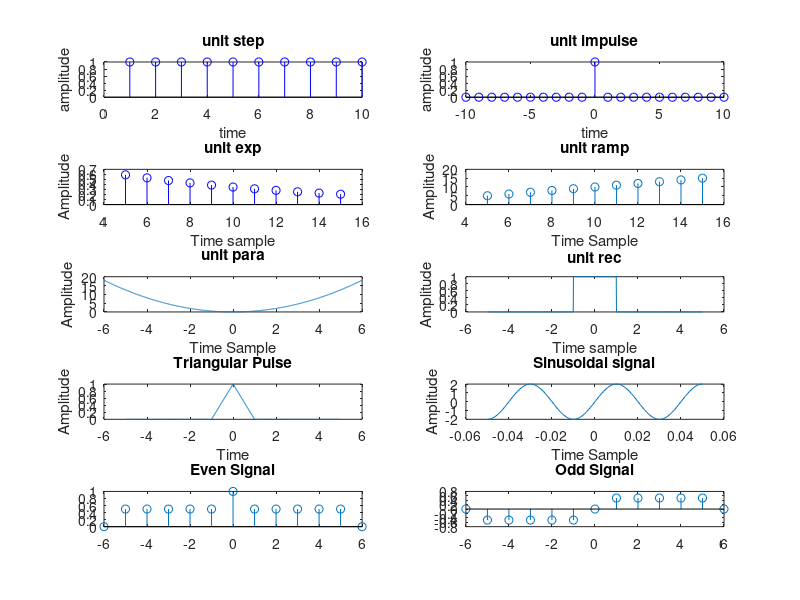

Reproduce this figure in MATLAB.

clc;
clear all;
close all;
% Unit step signal:
N=10;t=1:10;
x=ones(1,N);
subplot(5,2,1);
stem(t,x,'b');
xlabel('time');ylabel('amplitude');
title('unit step');
%Unit impulse signal
t=-10:1:10;x=(t==0);
subplot(5,2,2);stem(t,x,'b');
xlabel('time');ylabel('amplitude');
title('unit impulse');
%Exponential signal
n=5:15;x_n=(0.9).^n;
subplot(5,2,3);stem(n,x_n,'b');
xlabel('Time sample');ylabel('Amplitude');
title('unit exp');
%Unit ramp signal
t=-20:20;ramp_n=(n>=0).*n;
subplot(5,2,4);stem(n, ramp_n); 
xlabel('Time Sample');ylabel('Amplitude')
title('unit ramp'); 
%Unit parabolic signal
t=-6:0.01:6; parabola = 0.5 *(t.^2);
subplot(5,2,5);plot(t, parabola);
xlabel('Time Sample');ylabel('Amplitude') 
title('unit para'); 
%Unit rectangle pulse
n=-5:0.01:5;width=2;
x_n=rectpuls(n,width);subplot(5,2,6);plot(n,x_n);
xlabel('Time sample');ylabel('Amplitude');
title('unit rec'); 
%Triangular signal
x = -5:0.01:5;width=2;
y=tripuls(x,width);subplot(5,2,7);plot(x,y); 
title(['Triangular Pulse']);
xlabel('Time');ylabel('Amplitude'); 
%Sinusoidal signal
t=-0.05:0.001:0.05;f=25;a=2;
y =a* sin (2*pi*f*t);subplot(5,2,8);plot(t, y);
xlabel('Time Sample');ylabel('Amplitude')
title('Sinusoidal signal'); 
%Symmetric (Even) and Antisymmetric (Odd) signals
n1=0:6;x1=[1 1 1 1 1 1 0];n2=-fliplr(n1);
n=min(min(n1),min(n2)):max(max(n1),max(n2));
y1=zeros(1,length(n));y1((n>=min(n1))&(n<=max(n1)))=x1();x=y1;
xe=0.5*(x+fliplr(x));xo=0.5*(x-fliplr(x));
subplot(5,2,9),stem(n,xe);
title('Even Signal');
subplot(5,2,10),stem(n,xo);
title('Odd Signal');
